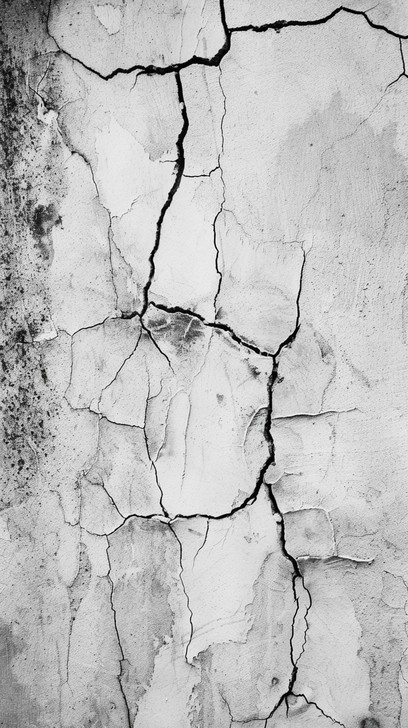
#> input picture crack.jpg, 408 x 728 px
$ python crack_detect.py
#> lines starting #> are read from the running program, lines starting #| are printed output that depends on the picture
import cv2

# 1. photo kholo
img = cv2.imread("crack.jpg")
#> img is the input picture: shape (728, 408, 3); mean B, G, R 190.3, 190.3, 190.3
if img is None:
    print("crack.jpg nahi mili! Naam aur folder check karo.")
    raise SystemExit

# 2. photo ko kaala-safed karo
gray = cv2.cvtColor(img, cv2.COLOR_BGR2GRAY)

# 3. thoda blur karo (chhota noise hatane ke liye)
blur = cv2.GaussianBlur(gray, (5, 5), 0)
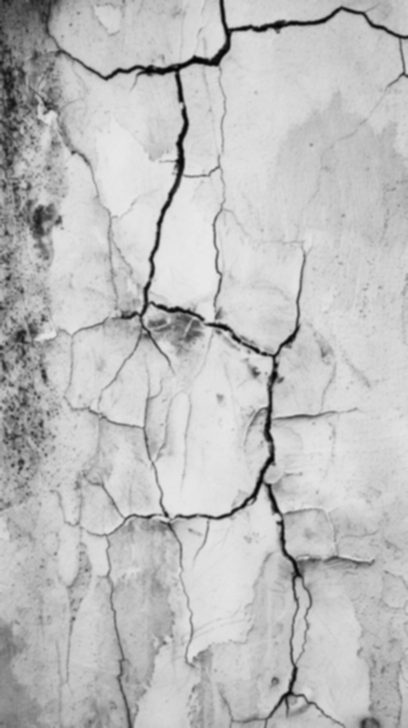
#> blur: shape (728, 408); min 4, max 233, mean 190.3

# 4. edges (kinare) dhundo, crack yahin dikhegi
edges = cv2.Canny(blur, 50, 150)
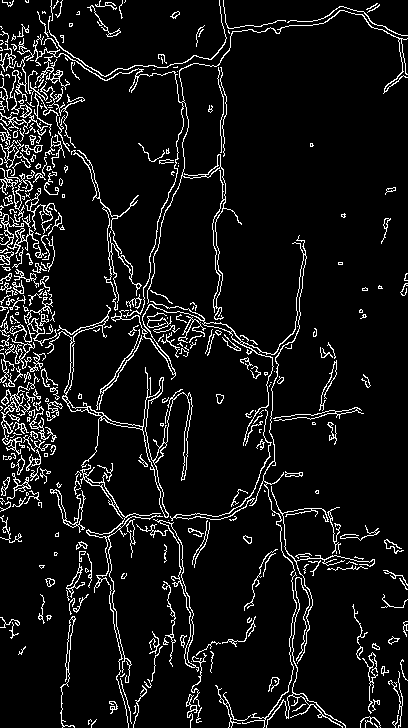
#> edges: shape (728, 408); 7.8% white in thin lines or dots

# 5. result save karo
cv2.imwrite("result.png", edges)
print("Ho gaya! result.png dekho.")
